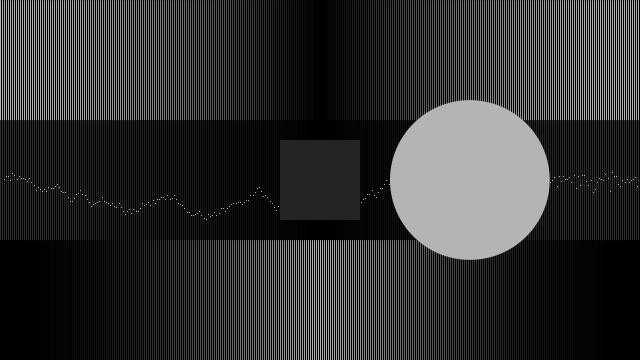
Frame 1 (no input)
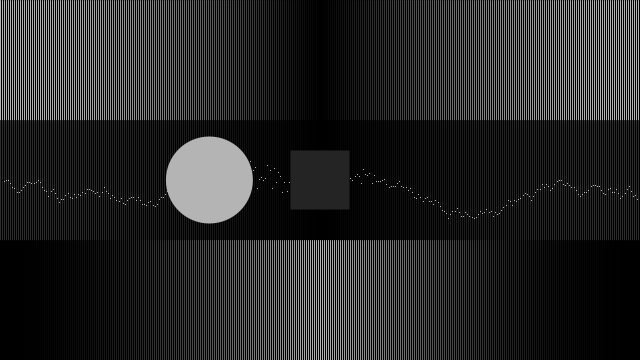
Frame 60 (the mouse pressed at the canvas centre just before this capture)
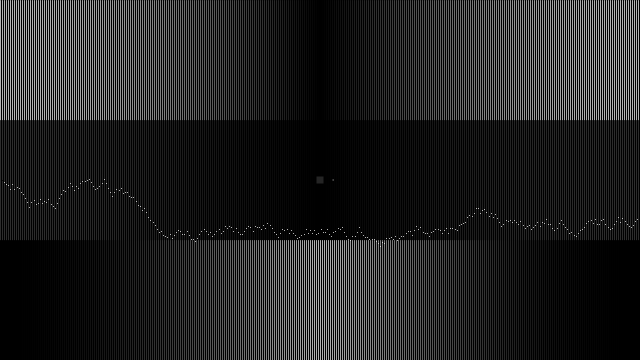
Frame 120 (the mouse held since frame 60 and released just before this capture)

The Processing sketch that drew these frames (run headless with seeded random() and noise(); from frame 60 on, the mouse is pressed at the canvas centre):

// Processing sketch: processing_164136
// ── processing_164136.pde

float[] coswave; 
int totalPts=300;
float steps=totalPts+1;
float a= 0.0;
float s = 0.0;

void setup() 
{
  size(640, 360);
  stroke(255);
  frameRate(10);
  colorMode(HSB, 360, 100, 100);
  rectMode(CENTER);
  coswave = new float[width];
  for (int i = 0; i < width; i++) 
  {
    float amount = map(i, 0, width, 0, PI);
    coswave[i] = abs(cos(amount));
  }
  background(255);
  loop();
}

void draw() 
{
  loop();
  background(0);
 
  int y1 = 0;
  int y2 = height/3;
  for (int i = 0; i < width; i+=2) 
  {
    stroke(coswave[i]*255);
    line(i, y1, i, y2);
 }

  y1 = y2;
  y2 = y1 + y1;
  for (int i = 0; i < width; i+=2) 
  {
    stroke(coswave[i]*255 / 4);
    line(i, y1, i, y2);
 }
  
  y1 = y2;
  y2 = height;
  for (int i = 0; i < width; i+=2) 
  {
    loop();
    stroke(255 - coswave[i]*255);
    line(i, y1, i, y2);
  }  
  float rand= 0;
  for  (int i = 1; i < steps; i++) 
  {
    point( (width/steps) * i, (height/2) + random(-rand, rand) );
    rand += random(-5, 5);
    stroke(310,0,99);
    frameRate(1);
  }

frameRate(30);
  a = a + 0.04;
  s = cos(a)*2;
  noStroke();
  
  translate(width/2, height/2);
  scale(s); 
  fill(51);
  rect(0, 0, 40, 40); 
  
  translate(75, 0);
  fill(255);
  scale(s);
  ellipse(0, 0, 40, 40);
}
